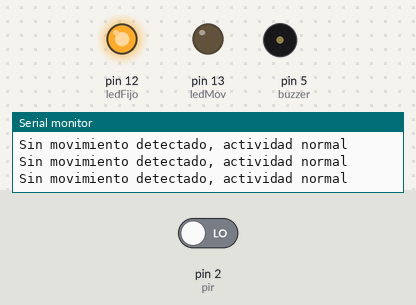
Simulated run of this sketch. Board: Arduino Uno, built with avr-gcc and run on an emulated ATmega328P. On the bench: output pins drawn as LEDs (lit = HIGH), buzzer (waves = sounding), the last lines printed to the serial monitor. Inputs (shaded band) come from the test bench; at power-on: pin 2 (pir) LOW.

Above: at 2.8 s.
2.9 s: pin 2 (pir) driven HIGH
At 3.6 s:
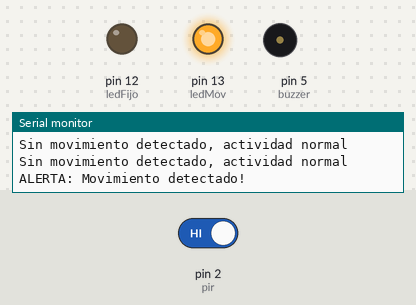
6.5 s: pin 2 (pir) driven LOW
At 7.6 s:
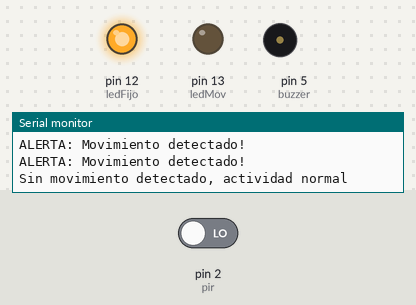
Timing chart, 0 to 9.5 s (numbered marks = the images above; inputs shaded):
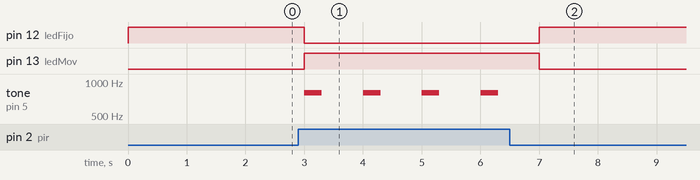

Measured:
- after the input at 2.9 s, pin 12 (ledFijo): HIGH → LOW after 0.10 s; pin 13 (ledMov): LOW → HIGH after 0.10 s; tone on pin 5 (buzzer): alternates 800 Hz for 0.30 s and silent for 0.70 s, starting after 0.10 s
- after the input at 6.5 s, pin 12 (ledFijo): LOW → HIGH after 0.50 s; pin 13 (ledMov): HIGH → LOW after 0.50 s; tone on pin 5 (buzzer): stops changing and stays silent

The sketch:

prueba_pir.ino
```cpp
int pir = 2;        // Sensor PIR
int ledMov = 13;    // LED que se activa con movimiento
int buzzer = 5;     // Buzzer
int ledFijo = 12;   // LED que siempre está encendido

void setup() {
  Serial.begin(9600);

  pinMode(pir, INPUT);
  pinMode(ledMov, OUTPUT);
  pinMode(buzzer, OUTPUT);
  pinMode(ledFijo, OUTPUT);

  digitalWrite(ledFijo, HIGH);   // LED 12 siempre encendido
  digitalWrite(ledMov, LOW);     // LED movimiento inicialmente apagado
}

void loop() {
  int estado = digitalRead(pir);

  if (estado == HIGH) {
    digitalWrite(ledMov, HIGH);
    digitalWrite(ledFijo, LOW);
    tone(buzzer, 800,300);
    Serial.println("ALERTA: Movimiento detectado!");
  }
  else {
    digitalWrite(ledMov, LOW);
    digitalWrite(ledFijo, HIGH);
    noTone(buzzer);
    Serial.println("Sin movimiento detectado, actividad normal");
  }

  delay(1000); // puedes ajustar el tiempo
}
```
